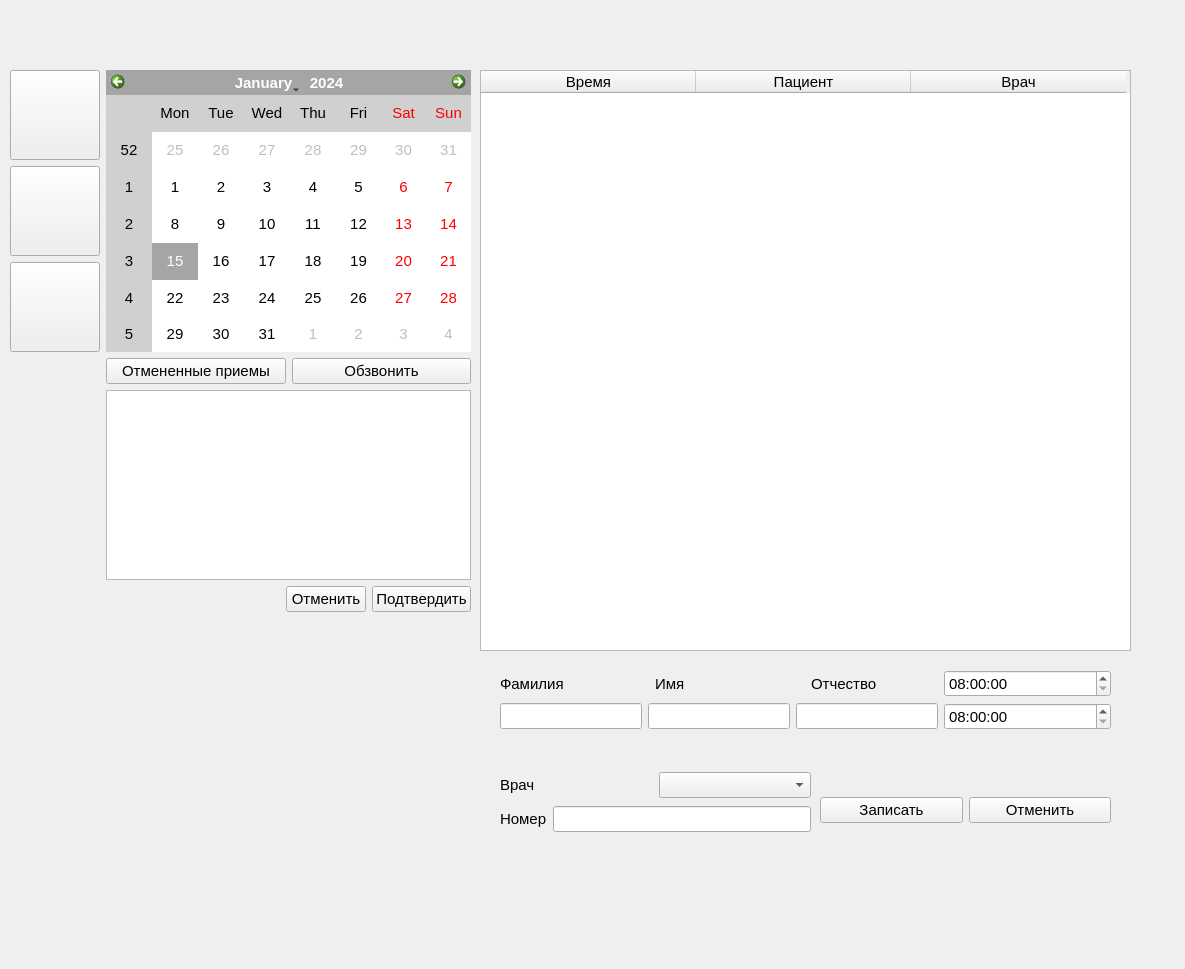
<?xml version="1.0" encoding="UTF-8"?>
<ui version="4.0">
 <class>MainWindow</class>
 <widget class="QMainWindow" name="MainWindow">
  <property name="geometry">
   <rect>
    <x>0</x>
    <y>0</y>
    <width>1185</width>
    <height>969</height>
   </rect>
  </property>
  <property name="font">
   <font>
    <family>Segoe UI</family>
    <pointsize>11</pointsize>
   </font>
  </property>
  <property name="windowTitle">
   <string>MainWindow</string>
  </property>
  <property name="styleSheet">
   <string notr="true">background-image: ur(C:/Users/geba-/Documents/GitHub/Delta/background.png);</string>
  </property>
  <widget class="QWidget" name="centralwidget">
   <widget class="QLabel" name="name_label">
    <property name="geometry">
     <rect>
      <x>10</x>
      <y>10</y>
      <width>321</width>
      <height>51</height>
     </rect>
    </property>
    <property name="font">
     <font>
      <family>Segoe UI</family>
      <pointsize>11</pointsize>
     </font>
    </property>
    <property name="text">
     <string/>
    </property>
   </widget>
   <widget class="QWidget" name="gridLayoutWidget_3">
    <property name="geometry">
     <rect>
      <x>480</x>
      <y>20</y>
      <width>651</width>
      <height>631</height>
     </rect>
    </property>
    <layout class="QGridLayout" name="gridLayout_3">
     <item row="1" column="0">
      <widget class="QTableWidget" name="table_widget">
       <property name="font">
        <font>
         <pointsize>11</pointsize>
        </font>
       </property>
       <property name="rowCount">
        <number>0</number>
       </property>
       <property name="columnCount">
        <number>3</number>
       </property>
       <attribute name="horizontalHeaderDefaultSectionSize">
        <number>215</number>
       </attribute>
       <column>
        <property name="text">
         <string>Время</string>
        </property>
       </column>
       <column>
        <property name="text">
         <string>Пациент</string>
        </property>
       </column>
       <column>
        <property name="text">
         <string>Врач</string>
        </property>
       </column>
      </widget>
     </item>
     <item row="0" column="0">
      <spacer name="verticalSpacer">
       <property name="orientation">
        <enum>Qt::Vertical</enum>
       </property>
       <property name="sizeType">
        <enum>QSizePolicy::Fixed</enum>
       </property>
       <property name="sizeHint" stdset="0">
        <size>
         <width>20</width>
         <height>50</height>
        </size>
       </property>
      </spacer>
     </item>
    </layout>
   </widget>
   <widget class="QWidget" name="gridLayoutWidget_2">
    <property name="geometry">
     <rect>
      <x>10</x>
      <y>70</y>
      <width>461</width>
      <height>581</height>
     </rect>
    </property>
    <layout class="QGridLayout" name="gridLayout_5">
     <item row="4" column="1">
      <spacer name="verticalSpacer_2">
       <property name="orientation">
        <enum>Qt::Vertical</enum>
       </property>
       <property name="sizeHint" stdset="0">
        <size>
         <width>20</width>
         <height>40</height>
        </size>
       </property>
      </spacer>
     </item>
     <item row="0" column="1">
      <widget class="QCalendarWidget" name="calendar_widget">
       <property name="palette">
        <palette>
         <active>
          <colorrole role="Highlight">
           <brush brushstyle="SolidPattern">
            <color alpha="255">
             <red>165</red>
             <green>165</green>
             <blue>165</blue>
            </color>
           </brush>
          </colorrole>
          <colorrole role="HighlightedText">
           <brush brushstyle="SolidPattern">
            <color alpha="255">
             <red>0</red>
             <green>0</green>
             <blue>0</blue>
            </color>
           </brush>
          </colorrole>
          <colorrole role="Link">
           <brush brushstyle="SolidPattern">
            <color alpha="255">
             <red>190</red>
             <green>190</green>
             <blue>190</blue>
            </color>
           </brush>
          </colorrole>
          <colorrole role="LinkVisited">
           <brush brushstyle="SolidPattern">
            <color alpha="255">
             <red>213</red>
             <green>213</green>
             <blue>213</blue>
            </color>
           </brush>
          </colorrole>
          <colorrole role="AlternateBase">
           <brush brushstyle="SolidPattern">
            <color alpha="255">
             <red>208</red>
             <green>208</green>
             <blue>208</blue>
            </color>
           </brush>
          </colorrole>
         </active>
         <inactive>
          <colorrole role="Highlight">
           <brush brushstyle="SolidPattern">
            <color alpha="255">
             <red>165</red>
             <green>165</green>
             <blue>165</blue>
            </color>
           </brush>
          </colorrole>
          <colorrole role="HighlightedText">
           <brush brushstyle="SolidPattern">
            <color alpha="255">
             <red>0</red>
             <green>0</green>
             <blue>0</blue>
            </color>
           </brush>
          </colorrole>
          <colorrole role="Link">
           <brush brushstyle="SolidPattern">
            <color alpha="255">
             <red>190</red>
             <green>190</green>
             <blue>190</blue>
            </color>
           </brush>
          </colorrole>
          <colorrole role="LinkVisited">
           <brush brushstyle="SolidPattern">
            <color alpha="255">
             <red>213</red>
             <green>213</green>
             <blue>213</blue>
            </color>
           </brush>
          </colorrole>
          <colorrole role="AlternateBase">
           <brush brushstyle="SolidPattern">
            <color alpha="255">
             <red>208</red>
             <green>208</green>
             <blue>208</blue>
            </color>
           </brush>
          </colorrole>
         </inactive>
         <disabled>
          <colorrole role="Highlight">
           <brush brushstyle="SolidPattern">
            <color alpha="255">
             <red>165</red>
             <green>165</green>
             <blue>165</blue>
            </color>
           </brush>
          </colorrole>
          <colorrole role="HighlightedText">
           <brush brushstyle="SolidPattern">
            <color alpha="255">
             <red>0</red>
             <green>0</green>
             <blue>0</blue>
            </color>
           </brush>
          </colorrole>
          <colorrole role="Link">
           <brush brushstyle="SolidPattern">
            <color alpha="255">
             <red>190</red>
             <green>190</green>
             <blue>190</blue>
            </color>
           </brush>
          </colorrole>
          <colorrole role="LinkVisited">
           <brush brushstyle="SolidPattern">
            <color alpha="255">
             <red>213</red>
             <green>213</green>
             <blue>213</blue>
            </color>
           </brush>
          </colorrole>
          <colorrole role="AlternateBase">
           <brush brushstyle="SolidPattern">
            <color alpha="255">
             <red>208</red>
             <green>208</green>
             <blue>208</blue>
            </color>
           </brush>
          </colorrole>
         </disabled>
        </palette>
       </property>
       <property name="font">
        <font>
         <family>Segoe UI</family>
         <pointsize>11</pointsize>
         <weight>50</weight>
         <bold>false</bold>
        </font>
       </property>
       <property name="contextMenuPolicy">
        <enum>Qt::DefaultContextMenu</enum>
       </property>
       <property name="autoFillBackground">
        <bool>false</bool>
       </property>
       <property name="styleSheet">
        <string notr="true">selection-background-color: rgb(165, 165, 165);
alternate-background-color: rgb(208, 208, 208)</string>
       </property>
       <property name="navigationBarVisible">
        <bool>true</bool>
       </property>
       <property name="dateEditEnabled">
        <bool>true</bool>
       </property>
      </widget>
     </item>
     <item row="2" column="1">
      <widget class="QListWidget" name="patients_table"/>
     </item>
     <item row="0" column="0">
      <layout class="QGridLayout" name="gridLayout_4">
       <item row="0" column="0">
        <widget class="QPushButton" name="card_push_button">
         <property name="minimumSize">
          <size>
           <width>90</width>
           <height>90</height>
          </size>
         </property>
         <property name="maximumSize">
          <size>
           <width>90</width>
           <height>90</height>
          </size>
         </property>
         <property name="text">
          <string/>
         </property>
        </widget>
       </item>
       <item row="2" column="0">
        <widget class="QPushButton" name="specialist_push_button">
         <property name="minimumSize">
          <size>
           <width>90</width>
           <height>90</height>
          </size>
         </property>
         <property name="maximumSize">
          <size>
           <width>90</width>
           <height>90</height>
          </size>
         </property>
         <property name="text">
          <string/>
         </property>
        </widget>
       </item>
       <item row="1" column="0">
        <widget class="QPushButton" name="shedule_push_button">
         <property name="minimumSize">
          <size>
           <width>90</width>
           <height>90</height>
          </size>
         </property>
         <property name="maximumSize">
          <size>
           <width>90</width>
           <height>90</height>
          </size>
         </property>
         <property name="text">
          <string/>
         </property>
        </widget>
       </item>
      </layout>
     </item>
     <item row="1" column="1">
      <layout class="QHBoxLayout" name="horizontalLayout_3">
       <item>
        <widget class="QPushButton" name="cancel_notes_push_button">
         <property name="font">
          <font>
           <family>Segoe UI</family>
           <pointsize>11</pointsize>
          </font>
         </property>
         <property name="text">
          <string>Отмененные приемы</string>
         </property>
        </widget>
       </item>
       <item>
        <widget class="QPushButton" name="ring_push_button">
         <property name="font">
          <font>
           <family>Segoe UI</family>
           <pointsize>11</pointsize>
          </font>
         </property>
         <property name="text">
          <string>Обзвонить</string>
         </property>
        </widget>
       </item>
      </layout>
     </item>
     <item row="3" column="1">
      <layout class="QHBoxLayout" name="horizontalLayout_4">
       <item>
        <spacer name="horizontalSpacer_2">
         <property name="orientation">
          <enum>Qt::Horizontal</enum>
         </property>
         <property name="sizeHint" stdset="0">
          <size>
           <width>40</width>
           <height>20</height>
          </size>
         </property>
        </spacer>
       </item>
       <item>
        <widget class="QPushButton" name="lose_push_button">
         <property name="font">
          <font>
           <family>Segoe UI</family>
           <pointsize>11</pointsize>
          </font>
         </property>
         <property name="styleSheet">
          <string notr="true"/>
         </property>
         <property name="text">
          <string>Отменить</string>
         </property>
        </widget>
       </item>
       <item>
        <widget class="QPushButton" name="accept_push_button">
         <property name="font">
          <font>
           <family>Segoe UI</family>
           <pointsize>11</pointsize>
          </font>
         </property>
         <property name="text">
          <string>Подтвердить</string>
         </property>
        </widget>
       </item>
      </layout>
     </item>
    </layout>
   </widget>
   <widget class="QWidget" name="formLayoutWidget">
    <property name="geometry">
     <rect>
      <x>500</x>
      <y>670</y>
      <width>611</width>
      <height>91</height>
     </rect>
    </property>
    <layout class="QFormLayout" name="formLayout">
     <item row="0" column="0">
      <layout class="QHBoxLayout" name="horizontalLayout_8">
       <item>
        <widget class="QLabel" name="label_5">
         <property name="font">
          <font>
           <family>Segoe UI</family>
           <pointsize>11</pointsize>
          </font>
         </property>
         <property name="text">
          <string>Фамилия</string>
         </property>
        </widget>
       </item>
       <item>
        <spacer name="horizontalSpacer_3">
         <property name="orientation">
          <enum>Qt::Horizontal</enum>
         </property>
         <property name="sizeType">
          <enum>QSizePolicy::Fixed</enum>
         </property>
         <property name="sizeHint" stdset="0">
          <size>
           <width>85</width>
           <height>20</height>
          </size>
         </property>
        </spacer>
       </item>
       <item>
        <widget class="QLabel" name="label_6">
         <property name="font">
          <font>
           <family>Segoe UI</family>
           <pointsize>11</pointsize>
          </font>
         </property>
         <property name="text">
          <string>Имя</string>
         </property>
        </widget>
       </item>
       <item>
        <spacer name="horizontalSpacer">
         <property name="orientation">
          <enum>Qt::Horizontal</enum>
         </property>
         <property name="sizeHint" stdset="0">
          <size>
           <width>120</width>
           <height>20</height>
          </size>
         </property>
        </spacer>
       </item>
       <item>
        <widget class="QLabel" name="label_7">
         <property name="font">
          <font>
           <family>Segoe UI</family>
           <pointsize>11</pointsize>
          </font>
         </property>
         <property name="text">
          <string>Отчество</string>
         </property>
        </widget>
       </item>
      </layout>
     </item>
     <item row="0" column="1">
      <widget class="QTimeEdit" name="start_time_edit">
       <property name="font">
        <font>
         <family>Segoe UI</family>
         <pointsize>11</pointsize>
        </font>
       </property>
       <property name="maximumTime">
        <time>
         <hour>18</hour>
         <minute>59</minute>
         <second>59</second>
        </time>
       </property>
       <property name="minimumTime">
        <time>
         <hour>8</hour>
         <minute>0</minute>
         <second>0</second>
        </time>
       </property>
      </widget>
     </item>
     <item row="1" column="0">
      <layout class="QHBoxLayout" name="horizontalLayout_7">
       <item>
        <widget class="QLineEdit" name="last_name_line_edit">
         <property name="font">
          <font>
           <family>Segoe UI</family>
           <pointsize>11</pointsize>
          </font>
         </property>
        </widget>
       </item>
       <item>
        <widget class="QLineEdit" name="first_name_line_edit">
         <property name="font">
          <font>
           <family>Segoe UI</family>
           <pointsize>11</pointsize>
          </font>
         </property>
        </widget>
       </item>
       <item>
        <widget class="QLineEdit" name="middle_name_line_edit">
         <property name="font">
          <font>
           <family>Segoe UI</family>
           <pointsize>11</pointsize>
          </font>
         </property>
        </widget>
       </item>
      </layout>
     </item>
     <item row="1" column="1">
      <widget class="QTimeEdit" name="finish_time_edit">
       <property name="font">
        <font>
         <family>Segoe UI</family>
         <pointsize>11</pointsize>
        </font>
       </property>
       <property name="maximumTime">
        <time>
         <hour>18</hour>
         <minute>59</minute>
         <second>59</second>
        </time>
       </property>
       <property name="minimumTime">
        <time>
         <hour>8</hour>
         <minute>0</minute>
         <second>0</second>
        </time>
       </property>
      </widget>
     </item>
     <item row="4" column="0">
      <layout class="QHBoxLayout" name="horizontalLayout_6"/>
     </item>
     <item row="5" column="0">
      <layout class="QHBoxLayout" name="horizontalLayout_5"/>
     </item>
    </layout>
   </widget>
   <widget class="QWidget" name="horizontalLayoutWidget_7">
    <property name="geometry">
     <rect>
      <x>820</x>
      <y>770</y>
      <width>291</width>
      <height>80</height>
     </rect>
    </property>
    <layout class="QHBoxLayout" name="horizontalLayout_10">
     <item>
      <widget class="QPushButton" name="add_note_push_button">
       <property name="font">
        <font>
         <family>Segoe UI</family>
         <pointsize>11</pointsize>
        </font>
       </property>
       <property name="text">
        <string>Записать</string>
       </property>
      </widget>
     </item>
     <item>
      <widget class="QPushButton" name="cancel_push_button">
       <property name="font">
        <font>
         <family>Segoe UI</family>
         <pointsize>11</pointsize>
        </font>
       </property>
       <property name="text">
        <string>Отменить</string>
       </property>
      </widget>
     </item>
    </layout>
   </widget>
   <widget class="QWidget" name="verticalLayoutWidget">
    <property name="geometry">
     <rect>
      <x>500</x>
      <y>770</y>
      <width>311</width>
      <height>64</height>
     </rect>
    </property>
    <layout class="QVBoxLayout" name="verticalLayout">
     <item>
      <layout class="QHBoxLayout" name="horizontalLayout">
       <item>
        <widget class="QLabel" name="label_4">
         <property name="font">
          <font>
           <family>Segoe UI</family>
           <pointsize>11</pointsize>
          </font>
         </property>
         <property name="text">
          <string>Врач</string>
         </property>
        </widget>
       </item>
       <item>
        <widget class="QComboBox" name="doctor_combo_box">
         <property name="font">
          <font>
           <family>Segoe UI</family>
           <pointsize>11</pointsize>
          </font>
         </property>
        </widget>
       </item>
      </layout>
     </item>
     <item>
      <layout class="QHBoxLayout" name="horizontalLayout_2">
       <item>
        <widget class="QLabel" name="label_8">
         <property name="font">
          <font>
           <family>Segoe UI</family>
           <pointsize>11</pointsize>
          </font>
         </property>
         <property name="text">
          <string>Номер</string>
         </property>
        </widget>
       </item>
       <item>
        <widget class="QLineEdit" name="number_line_edit">
         <property name="font">
          <font>
           <family>Segoe UI</family>
           <pointsize>11</pointsize>
          </font>
         </property>
        </widget>
       </item>
      </layout>
     </item>
    </layout>
   </widget>
  </widget>
 </widget>
 <resources/>
 <connections/>
</ui>
